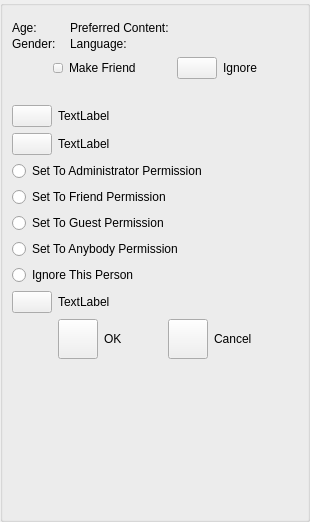
<?xml version="1.0" encoding="UTF-8"?>
<ui version="4.0">
 <class>AppletPeerChangeFriendshipUi</class>
 <widget class="QWidget" name="AppletPeerChangeFriendshipUi">
  <property name="geometry">
   <rect>
    <x>0</x>
    <y>0</y>
    <width>310</width>
    <height>522</height>
   </rect>
  </property>
  <property name="sizePolicy">
   <sizepolicy hsizetype="Expanding" vsizetype="Expanding">
    <horstretch>0</horstretch>
    <verstretch>0</verstretch>
   </sizepolicy>
  </property>
  <property name="minimumSize">
   <size>
    <width>0</width>
    <height>32</height>
   </size>
  </property>
  <property name="windowTitle">
   <string>Dialog</string>
  </property>
  <layout class="QVBoxLayout" name="verticalLayout">
   <property name="spacing">
    <number>0</number>
   </property>
   <property name="leftMargin">
    <number>0</number>
   </property>
   <property name="topMargin">
    <number>0</number>
   </property>
   <property name="rightMargin">
    <number>0</number>
   </property>
   <property name="bottomMargin">
    <number>0</number>
   </property>
   <item>
    <widget class="QGroupBox" name="DialogItemsGroupBox">
     <property name="sizePolicy">
      <sizepolicy hsizetype="Expanding" vsizetype="Expanding">
       <horstretch>0</horstretch>
       <verstretch>0</verstretch>
      </sizepolicy>
     </property>
     <property name="minimumSize">
      <size>
       <width>0</width>
       <height>0</height>
      </size>
     </property>
     <property name="title">
      <string/>
     </property>
     <layout class="QVBoxLayout" name="verticalLayout_4">
      <item>
       <widget class="IdentWidget" name="m_IdentWidget" native="true"/>
      </item>
      <item>
       <layout class="QHBoxLayout" name="horizontalLayout_9">
        <property name="spacing">
         <number>5</number>
        </property>
        <item>
         <layout class="QVBoxLayout" name="verticalLayout_3">
          <property name="spacing">
           <number>2</number>
          </property>
          <item>
           <layout class="QHBoxLayout" name="horizontalLayout_7">
            <item>
             <widget class="QLabel" name="label_6">
              <property name="sizePolicy">
               <sizepolicy hsizetype="Minimum" vsizetype="Preferred">
                <horstretch>0</horstretch>
                <verstretch>0</verstretch>
               </sizepolicy>
              </property>
              <property name="text">
               <string>Age:</string>
              </property>
             </widget>
            </item>
            <item>
             <widget class="QLabel" name="m_AgeTextLabel">
              <property name="sizePolicy">
               <sizepolicy hsizetype="Minimum" vsizetype="Preferred">
                <horstretch>0</horstretch>
                <verstretch>0</verstretch>
               </sizepolicy>
              </property>
              <property name="text">
               <string/>
              </property>
             </widget>
            </item>
           </layout>
          </item>
          <item>
           <layout class="QHBoxLayout" name="horizontalLayout_8">
            <item>
             <widget class="QLabel" name="label_3">
              <property name="sizePolicy">
               <sizepolicy hsizetype="Minimum" vsizetype="Preferred">
                <horstretch>0</horstretch>
                <verstretch>0</verstretch>
               </sizepolicy>
              </property>
              <property name="text">
               <string>Gender:</string>
              </property>
             </widget>
            </item>
            <item>
             <widget class="QLabel" name="m_GenderTextLabel">
              <property name="sizePolicy">
               <sizepolicy hsizetype="Minimum" vsizetype="Preferred">
                <horstretch>0</horstretch>
                <verstretch>0</verstretch>
               </sizepolicy>
              </property>
              <property name="text">
               <string/>
              </property>
             </widget>
            </item>
           </layout>
          </item>
         </layout>
        </item>
        <item>
         <layout class="QVBoxLayout" name="verticalLayout_2">
          <property name="spacing">
           <number>2</number>
          </property>
          <item>
           <layout class="QHBoxLayout" name="horizontalLayout_6">
            <item>
             <widget class="QLabel" name="label">
              <property name="sizePolicy">
               <sizepolicy hsizetype="Minimum" vsizetype="Preferred">
                <horstretch>0</horstretch>
                <verstretch>0</verstretch>
               </sizepolicy>
              </property>
              <property name="text">
               <string>Preferred Content:</string>
              </property>
             </widget>
            </item>
            <item>
             <widget class="QLabel" name="m_ContentTextLabel">
              <property name="sizePolicy">
               <sizepolicy hsizetype="Expanding" vsizetype="Preferred">
                <horstretch>0</horstretch>
                <verstretch>0</verstretch>
               </sizepolicy>
              </property>
              <property name="text">
               <string/>
              </property>
             </widget>
            </item>
           </layout>
          </item>
          <item>
           <layout class="QHBoxLayout" name="horizontalLayout_5">
            <item>
             <widget class="QLabel" name="m_LanguageLabel">
              <property name="sizePolicy">
               <sizepolicy hsizetype="Minimum" vsizetype="Preferred">
                <horstretch>0</horstretch>
                <verstretch>0</verstretch>
               </sizepolicy>
              </property>
              <property name="text">
               <string>Language:</string>
              </property>
             </widget>
            </item>
            <item>
             <widget class="QLabel" name="m_LanguageTextLabel">
              <property name="sizePolicy">
               <sizepolicy hsizetype="Expanding" vsizetype="Preferred">
                <horstretch>0</horstretch>
                <verstretch>0</verstretch>
               </sizepolicy>
              </property>
              <property name="text">
               <string/>
              </property>
             </widget>
            </item>
           </layout>
          </item>
         </layout>
        </item>
       </layout>
      </item>
      <item>
       <layout class="QHBoxLayout" name="horizontalLayout_4">
        <property name="leftMargin">
         <number>5</number>
        </property>
        <property name="rightMargin">
         <number>5</number>
        </property>
        <item>
         <spacer name="horizontalSpacer_3">
          <property name="orientation">
           <enum>Qt::Horizontal</enum>
          </property>
          <property name="sizeHint" stdset="0">
           <size>
            <width>40</width>
            <height>20</height>
           </size>
          </property>
         </spacer>
        </item>
        <item>
         <widget class="VxPushButton" name="m_MakeFriendButton">
          <property name="sizePolicy">
           <sizepolicy hsizetype="Fixed" vsizetype="Fixed">
            <horstretch>0</horstretch>
            <verstretch>0</verstretch>
           </sizepolicy>
          </property>
          <property name="minimumSize">
           <size>
            <width>10</width>
            <height>10</height>
           </size>
          </property>
          <property name="maximumSize">
           <size>
            <width>10</width>
            <height>10</height>
           </size>
          </property>
          <property name="text">
           <string/>
          </property>
         </widget>
        </item>
        <item>
         <widget class="QLabel" name="m_MakeFriendLabel">
          <property name="text">
           <string>Make Friend</string>
          </property>
         </widget>
        </item>
        <item>
         <spacer name="horizontalSpacer_6">
          <property name="orientation">
           <enum>Qt::Horizontal</enum>
          </property>
          <property name="sizeHint" stdset="0">
           <size>
            <width>40</width>
            <height>20</height>
           </size>
          </property>
         </spacer>
        </item>
        <item>
         <widget class="VxPushButton" name="m_IgnoreButton">
          <property name="sizePolicy">
           <sizepolicy hsizetype="Preferred" vsizetype="Preferred">
            <horstretch>0</horstretch>
            <verstretch>0</verstretch>
           </sizepolicy>
          </property>
          <property name="minimumSize">
           <size>
            <width>0</width>
            <height>0</height>
           </size>
          </property>
          <property name="text">
           <string/>
          </property>
         </widget>
        </item>
        <item>
         <widget class="QLabel" name="m_IgnoreLabel">
          <property name="text">
           <string>Ignore</string>
          </property>
         </widget>
        </item>
        <item>
         <spacer name="horizontalSpacer_4">
          <property name="orientation">
           <enum>Qt::Horizontal</enum>
          </property>
          <property name="sizeHint" stdset="0">
           <size>
            <width>40</width>
            <height>20</height>
           </size>
          </property>
         </spacer>
        </item>
       </layout>
      </item>
      <item>
       <widget class="QLabel" name="m_StatusLabel">
        <property name="text">
         <string notr="true"/>
        </property>
       </widget>
      </item>
      <item>
       <layout class="QHBoxLayout" name="horizontalLayout">
        <item>
         <widget class="VxPushButton" name="m_HisPermissionButton">
          <property name="sizePolicy">
           <sizepolicy hsizetype="Preferred" vsizetype="Preferred">
            <horstretch>0</horstretch>
            <verstretch>0</verstretch>
           </sizepolicy>
          </property>
          <property name="minimumSize">
           <size>
            <width>0</width>
            <height>0</height>
           </size>
          </property>
          <property name="maximumSize">
           <size>
            <width>16777215</width>
            <height>16777215</height>
           </size>
          </property>
          <property name="text">
           <string/>
          </property>
          <property name="iconSize">
           <size>
            <width>48</width>
            <height>48</height>
           </size>
          </property>
         </widget>
        </item>
        <item>
         <widget class="QLabel" name="m_HisPermissionLabel">
          <property name="sizePolicy">
           <sizepolicy hsizetype="Expanding" vsizetype="Preferred">
            <horstretch>0</horstretch>
            <verstretch>0</verstretch>
           </sizepolicy>
          </property>
          <property name="text">
           <string>TextLabel</string>
          </property>
         </widget>
        </item>
       </layout>
      </item>
      <item>
       <layout class="QHBoxLayout" name="horizontalLayout_3">
        <item>
         <widget class="VxPushButton" name="m_MyPermissionButton">
          <property name="sizePolicy">
           <sizepolicy hsizetype="Preferred" vsizetype="Preferred">
            <horstretch>0</horstretch>
            <verstretch>0</verstretch>
           </sizepolicy>
          </property>
          <property name="minimumSize">
           <size>
            <width>0</width>
            <height>0</height>
           </size>
          </property>
          <property name="maximumSize">
           <size>
            <width>16777215</width>
            <height>16777215</height>
           </size>
          </property>
          <property name="text">
           <string/>
          </property>
          <property name="iconSize">
           <size>
            <width>48</width>
            <height>48</height>
           </size>
          </property>
         </widget>
        </item>
        <item>
         <widget class="QLabel" name="m_MyPermissionLabel">
          <property name="sizePolicy">
           <sizepolicy hsizetype="Expanding" vsizetype="Preferred">
            <horstretch>0</horstretch>
            <verstretch>0</verstretch>
           </sizepolicy>
          </property>
          <property name="text">
           <string>TextLabel</string>
          </property>
         </widget>
        </item>
       </layout>
      </item>
      <item>
       <widget class="QRadioButton" name="ToAdministratorButton">
        <property name="minimumSize">
         <size>
          <width>0</width>
          <height>0</height>
         </size>
        </property>
        <property name="text">
         <string>Set To Administrator Permission</string>
        </property>
       </widget>
      </item>
      <item>
       <widget class="QRadioButton" name="ToFriendButton">
        <property name="minimumSize">
         <size>
          <width>0</width>
          <height>0</height>
         </size>
        </property>
        <property name="text">
         <string>Set To Friend Permission</string>
        </property>
       </widget>
      </item>
      <item>
       <widget class="QRadioButton" name="ToGuestButton">
        <property name="minimumSize">
         <size>
          <width>0</width>
          <height>0</height>
         </size>
        </property>
        <property name="text">
         <string>Set To Guest Permission</string>
        </property>
       </widget>
      </item>
      <item>
       <widget class="QRadioButton" name="ToAnonymousButton">
        <property name="minimumSize">
         <size>
          <width>0</width>
          <height>0</height>
         </size>
        </property>
        <property name="text">
         <string>Set To Anybody Permission</string>
        </property>
       </widget>
      </item>
      <item>
       <widget class="QRadioButton" name="ToIgnoreButton">
        <property name="minimumSize">
         <size>
          <width>0</width>
          <height>0</height>
         </size>
        </property>
        <property name="text">
         <string>Ignore This Person</string>
        </property>
       </widget>
      </item>
      <item>
       <layout class="QHBoxLayout" name="horizontalLayout_10">
        <item>
         <widget class="VxPushButton" name="m_PreferredButton">
          <property name="sizePolicy">
           <sizepolicy hsizetype="Preferred" vsizetype="Preferred">
            <horstretch>0</horstretch>
            <verstretch>0</verstretch>
           </sizepolicy>
          </property>
          <property name="minimumSize">
           <size>
            <width>0</width>
            <height>0</height>
           </size>
          </property>
          <property name="maximumSize">
           <size>
            <width>16777215</width>
            <height>16777215</height>
           </size>
          </property>
          <property name="text">
           <string/>
          </property>
          <property name="iconSize">
           <size>
            <width>48</width>
            <height>48</height>
           </size>
          </property>
         </widget>
        </item>
        <item>
         <widget class="QLabel" name="m_PreferredLabel">
          <property name="sizePolicy">
           <sizepolicy hsizetype="Expanding" vsizetype="Preferred">
            <horstretch>0</horstretch>
            <verstretch>0</verstretch>
           </sizepolicy>
          </property>
          <property name="text">
           <string>TextLabel</string>
          </property>
         </widget>
        </item>
       </layout>
      </item>
      <item>
       <layout class="QHBoxLayout" name="horizontalLayout_2">
        <property name="leftMargin">
         <number>5</number>
        </property>
        <property name="rightMargin">
         <number>5</number>
        </property>
        <item>
         <spacer name="horizontalSpacer">
          <property name="orientation">
           <enum>Qt::Horizontal</enum>
          </property>
          <property name="sizeHint" stdset="0">
           <size>
            <width>40</width>
            <height>20</height>
           </size>
          </property>
         </spacer>
        </item>
        <item>
         <widget class="VxPushButton" name="m_OkButton">
          <property name="minimumSize">
           <size>
            <width>0</width>
            <height>40</height>
           </size>
          </property>
          <property name="text">
           <string/>
          </property>
         </widget>
        </item>
        <item>
         <widget class="QLabel" name="m_OkLabel">
          <property name="text">
           <string>OK</string>
          </property>
         </widget>
        </item>
        <item>
         <spacer name="horizontalSpacer_2">
          <property name="orientation">
           <enum>Qt::Horizontal</enum>
          </property>
          <property name="sizeHint" stdset="0">
           <size>
            <width>40</width>
            <height>20</height>
           </size>
          </property>
         </spacer>
        </item>
        <item>
         <widget class="VxPushButton" name="m_CancelButton">
          <property name="minimumSize">
           <size>
            <width>0</width>
            <height>40</height>
           </size>
          </property>
          <property name="text">
           <string/>
          </property>
         </widget>
        </item>
        <item>
         <widget class="QLabel" name="m_CancelLabel">
          <property name="text">
           <string>Cancel</string>
          </property>
         </widget>
        </item>
        <item>
         <spacer name="horizontalSpacer_5">
          <property name="orientation">
           <enum>Qt::Horizontal</enum>
          </property>
          <property name="sizeHint" stdset="0">
           <size>
            <width>40</width>
            <height>20</height>
           </size>
          </property>
         </spacer>
        </item>
       </layout>
      </item>
      <item>
       <spacer name="verticalSpacer">
        <property name="orientation">
         <enum>Qt::Vertical</enum>
        </property>
        <property name="sizeHint" stdset="0">
         <size>
          <width>20</width>
          <height>81</height>
         </size>
        </property>
       </spacer>
      </item>
     </layout>
    </widget>
   </item>
  </layout>
 </widget>
 <customwidgets>
  <customwidget>
   <class>VxPushButton</class>
   <extends>QPushButton</extends>
   <header>VxPushButton.h</header>
  </customwidget>
  <customwidget>
   <class>IdentWidget</class>
   <extends>QWidget</extends>
   <header>IdentWidget.h</header>
   <container>1</container>
  </customwidget>
 </customwidgets>
 <resources/>
 <connections/>
</ui>
